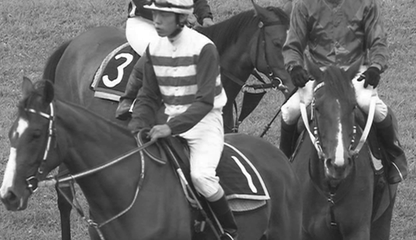
#> input picture code/RaceHorses_416x240_frame001.png, 416 x 240 px
$ python cau1_chia_khoi.py
#> lines starting #> are read from the running program, lines starting #| are printed output that depends on the picture
"""Câu 1: chia ảnh xám thành các khối 8 x 8, đệm bằng giá trị biên."""
from pathlib import Path
import argparse

import cv2
import matplotlib.pyplot as plt
import numpy as np


def split_blocks(image):
    """Trả về blocks (N, 8, 8), original_shape, padded_shape theo thứ tự hàng."""
    image = np.asarray(image)
    if image.ndim != 2 or image.size == 0:
        raise ValueError("Ảnh phải là ma trận xám hai chiều, không rỗng.")
    height, width = image.shape
    padded = np.pad(image, ((0, (-height) % 8), (0, (-width) % 8)), mode="edge")
    ph, pw = padded.shape
    blocks = padded.reshape(ph // 8, 8, pw // 8, 8).transpose(0, 2, 1, 3)
    return blocks.reshape(-1, 8, 8).copy(), (height, width), (ph, pw)


def read_image(path):
    """Đọc được cả đường dẫn chứa ký tự tiếng Việt trên Windows."""
    path = Path(path)
    if not path.is_file():
        raise FileNotFoundError(f"Không tìm thấy ảnh: {path}. Hãy truyền đường dẫn ảnh vào lệnh chạy.")
    image = cv2.imdecode(np.fromfile(path, dtype=np.uint8), cv2.IMREAD_GRAYSCALE)
#> image is the input picture: shape (240, 416); min 21, max 255, mean 105.7
    if image is None:
        raise ValueError(f"Không đọc được ảnh: {path}")
    return image


def arguments(description, folder):
    parser = argparse.ArgumentParser(description=description)
    parser.add_argument("image", nargs="?", type=Path,
                        default=Path(__file__).parent / "RaceHorses_416x240_frame001.png")
    parser.add_argument("--output", type=Path,
                        default=Path(__file__).parent / "ket_qua" / folder)
    parser.add_argument("--no-show", action="store_true", help="Chỉ lưu hình, không mở cửa sổ.")
    args = parser.parse_args()
    args.output.mkdir(parents=True, exist_ok=True)
    return args


def draw_grid(ax, image, title):
    ax.imshow(image, cmap="gray", vmin=0, vmax=255)
    ax.set_xticks(np.arange(7.5, image.shape[1], 8))
    ax.set_yticks(np.arange(7.5, image.shape[0], 8))
    ax.grid(color="red", linewidth=0.4)
    ax.tick_params(labelbottom=False, labelleft=False, length=0)
    ax.set_title(title)


def main():
    args = arguments(__doc__, "cau1")
    image = read_image(args.image)
    blocks, original_shape, padded_shape = split_blocks(image)
#> original_shape = (240, 416); padded_shape = (240, 416)
    print(f"Kích thước H × W: {original_shape}; sau đệm: {padded_shape}")
#| Kích thước H × W: (240, 416); sau đệm: (240, 416)
    print(f"Số khối: {len(blocks)}; kích thước blocks: {blocks.shape}")
#| Số khối: 1560; kích thước blocks: (1560, 8, 8)
    print("Khối mẫu (khối 0, góc trên trái):\n", blocks[0])
#| Khối mẫu (khối 0, góc trên trái):
#|  [[146 148 139 151 153 152 156 157]
#|  [150 145 141 157 165 156 155 163]
#|  [174 173 155 155 159 152 157 165]
#|  [157 162 151 158 158 153 159 151]
#|  [132 150 153 155 156 155 157 149]
#|  [150 166 148 135 157 146 148 150]
#|  [163 163 152 144 151 145 151 141]
#|  [158 157 157 150 145 156 151 139]]
    np.savetxt(args.output / "khoi_mau.txt", blocks[0], fmt="%d")
    crop = image[:13, :19]
    if crop.shape != (13, 19):
        raise ValueError("Cần ảnh ít nhất 13 × 19 để thực hiện phép thử cắt ảnh trong đề.")
    crop_blocks, crop_shape, crop_padded_shape = split_blocks(crop)
#> crop_shape = (13, 19); crop_padded_shape = (16, 24)
    print(f"Ảnh cắt: {crop_shape}; sau đệm: {crop_padded_shape}; số khối: {len(crop_blocks)}")
#| Ảnh cắt: (13, 19); sau đệm: (16, 24); số khối: 6
    print("Khối cuối ảnh cắt (có đệm biên):\n", crop_blocks[-1])
#| Khối cuối ảnh cắt (có đệm biên):
#|  [[157 138 138 138 138 138 138 138]
#|  [121 134 155 155 155 155 155 155]
#|  [127 149 158 158 158 158 158 158]
#|  [138 137 136 136 136 136 136 136]
#|  [139 127 123 123 123 123 123 123]
#|  [139 127 123 123 123 123 123 123]
#|  [139 127 123 123 123 123 123 123]
#|  [139 127 123 123 123 123 123 123]]
    padded_crop = np.pad(crop, ((0, 3), (0, 5)), mode="edge")
    fig, axes = plt.subplots(1, 3, figsize=(15, 5))
    axes[0].imshow(image, cmap="gray", vmin=0, vmax=255)
    axes[0].set_title(f"Ảnh gốc {original_shape[0]} × {original_shape[1]}")
    axes[0].axis("off")
    draw_grid(axes[1], image, "Lưới khối 8 × 8")
    draw_grid(axes[2], padded_crop, "Ảnh cắt 13 × 19, đệm thành 16 × 24")
    fig.tight_layout()
    fig.savefig(args.output / "chia_khoi.png", dpi=180)
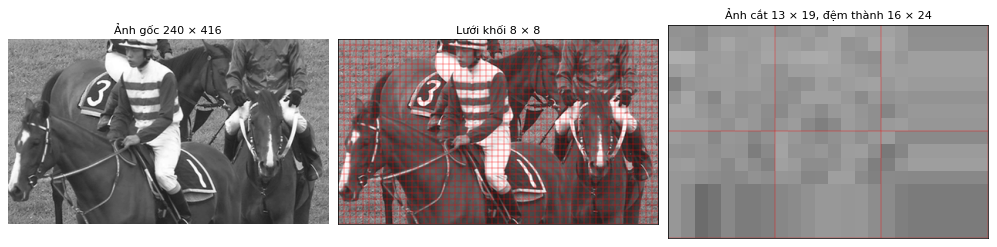
#> figure drawn by matplotlib, 3 panels
    if not args.no_show:
        plt.show()
    plt.close(fig)


if __name__ == "__main__":
    main()
